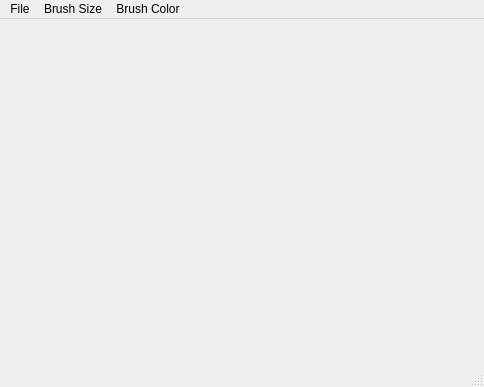
<?xml version="1.0" encoding="UTF-8"?>
<ui version="4.0">
 <class>MainWindow</class>
 <widget class="QMainWindow" name="MainWindow">
  <property name="geometry">
   <rect>
    <x>0</x>
    <y>0</y>
    <width>484</width>
    <height>387</height>
   </rect>
  </property>
  <property name="windowTitle">
   <string>MainWindow</string>
  </property>
  <widget class="QWidget" name="centralwidget"/>
  <widget class="QMenuBar" name="menubar">
   <property name="geometry">
    <rect>
     <x>0</x>
     <y>0</y>
     <width>484</width>
     <height>22</height>
    </rect>
   </property>
   <widget class="QMenu" name="menuFile">
    <property name="title">
     <string>File</string>
    </property>
    <addaction name="actionSave"/>
    <addaction name="actionClear"/>
   </widget>
   <widget class="QMenu" name="menuBrush_Size">
    <property name="title">
     <string>Brush Size</string>
    </property>
    <addaction name="action3_px"/>
    <addaction name="action5px"/>
    <addaction name="action7_px"/>
    <addaction name="action9_px"/>
   </widget>
   <widget class="QMenu" name="menuBrush_Color">
    <property name="title">
     <string>Brush Color</string>
    </property>
    <addaction name="actionBlack"/>
    <addaction name="actionWhite"/>
    <addaction name="actionRed"/>
    <addaction name="actionGreen"/>
    <addaction name="actionYellow"/>
   </widget>
   <addaction name="menuFile"/>
   <addaction name="menuBrush_Size"/>
   <addaction name="menuBrush_Color"/>
  </widget>
  <widget class="QStatusBar" name="statusbar"/>
  <action name="actionSave">
   <property name="text">
    <string>Save</string>
   </property>
   <property name="shortcut">
    <string>Ctrl+S</string>
   </property>
  </action>
  <action name="actionClear">
   <property name="text">
    <string>Clear</string>
   </property>
   <property name="shortcut">
    <string>Ctrl+C</string>
   </property>
  </action>
  <action name="action3_px">
   <property name="text">
    <string>3 px</string>
   </property>
  </action>
  <action name="action5px">
   <property name="text">
    <string>5 px</string>
   </property>
  </action>
  <action name="action7_px">
   <property name="text">
    <string>7 px</string>
   </property>
  </action>
  <action name="action9_px">
   <property name="text">
    <string>9 px</string>
   </property>
  </action>
  <action name="actionBlack">
   <property name="text">
    <string>Black</string>
   </property>
   <property name="shortcut">
    <string>Ctrl+B</string>
   </property>
  </action>
  <action name="actionWhite">
   <property name="text">
    <string>White</string>
   </property>
   <property name="shortcut">
    <string>Ctrl+W</string>
   </property>
  </action>
  <action name="actionRed">
   <property name="text">
    <string>Red</string>
   </property>
   <property name="shortcut">
    <string>Ctrl+R</string>
   </property>
  </action>
  <action name="actionGreen">
   <property name="text">
    <string>Green</string>
   </property>
   <property name="shortcut">
    <string>Ctrl+G</string>
   </property>
  </action>
  <action name="actionYellow">
   <property name="text">
    <string>Yellow</string>
   </property>
   <property name="shortcut">
    <string>Ctrl+Y</string>
   </property>
  </action>
 </widget>
 
 <resources/>
 <connections/>
</ui>
